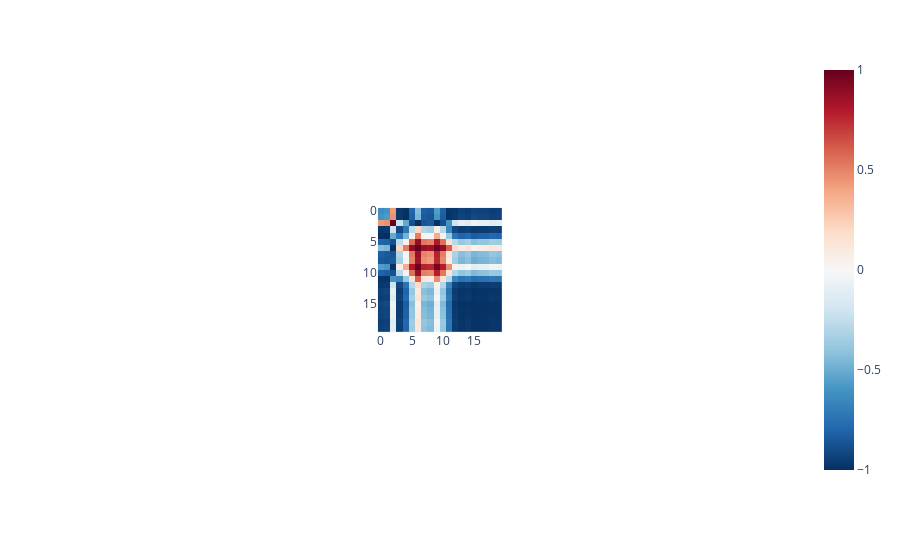
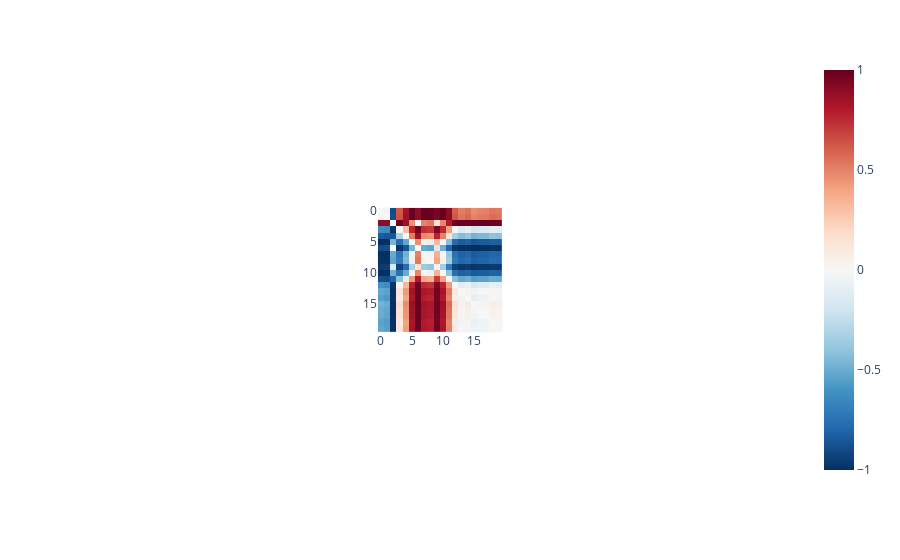
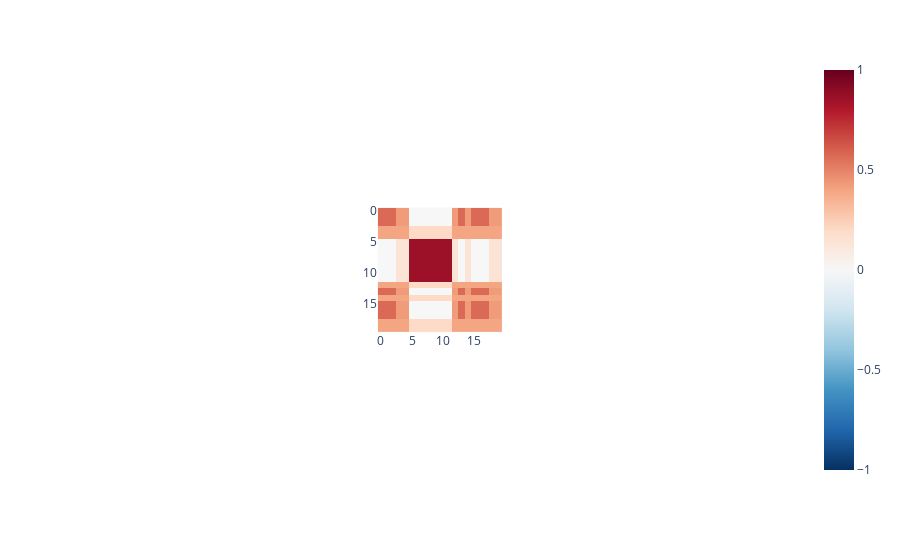

Notebook code cell kept with these figures, in order:
### Code cell
if __name__ == '__main__':
    # demonstração do que é cada canal de uma imagem

    def create_gaf2(dft, quantis):
        # cria uma imagem gaf RGB
        # precisa da df_janela transposta pra funcionar
        gasf = GramianAngularField(method='summation')#, image_size=0.5)
        gadf = GramianAngularField(method='difference')#, image_size=0.5)
        mtf = MarkovTransitionField(n_bins=quantis)#, image_size=0.5)# , 
        gadf = gadf.transform(dft)
        gasf = gasf.transform(dft)
        mtf = mtf.transform(dft)

        # une os 3 metodos em uma unica imagem com 3 canais (RGB) com np.stack
        # depois une as 9(timeframes) matrizes geradas  horizontalmente com np.vstack
        return (np.stack((gasf,gadf, mtf), axis=-1))

    df_janela = cria_janela(99,dfs, lookback)[0]
    img = create_gaf2(df_janela.T, quantis)
    print(img.shape[0], "imagens de dimensão", img.shape[1:3], "com", img.shape[3], "canais (RGB)")

    # representação visual do que cada timeframe vira
    fig = px.imshow(img[0, :, :, :], zmin=-1., zmax=1.)# color_continuous_scale='RdBu_r'
    fig.show()

    fig = px.imshow(img[0, :, :, 0], zmin=-1., zmax=1., color_continuous_scale='RdBu_r')
    fig.show()

    fig = px.imshow(img[0, :, :, 1], zmin=-1., zmax=1., color_continuous_scale='RdBu_r')
    fig.show()

    fig = px.imshow(img[0, :, :, 2], zmin=-1., zmax=1., color_continuous_scale='RdBu_r')
    fig.show()

### Figure 1 — Plotly figure (JSON) as saved in the notebook; plotly's stock layout.template omitted (floating-point values rounded to 4 significant figures; data arrays with more than 128 entries replaced by an {"elided": "..."} marker saying what was removed)
{"data": [{"coloraxis": "coloraxis", "hovertemplate": "x: %{x}<br>y: %{y}<br>color: %{z}<extra></extra>", "name": "0", "type": "heatmap", "xaxis": "x", "yaxis": "y", "z": {"elided": "20x20 float values"}}], "layout": {"autosize": true, "coloraxis": {"cmax": 1, "cmin": -1, "colorscale": [[0, "rgb(5,48,97)"], [0.1, "rgb(33,102,172)"], [0.2, "rgb(67,147,195)"], [0.3, "rgb(146,197,222)"], [0.4, "rgb(209,229,240)"], [0.5, "rgb(247,247,247)"], [0.6, "rgb(253,219,199)"], [0.7, "rgb(244,165,130)"], [0.8, "rgb(214,96,77)"], [0.9, "rgb(178,24,43)"], [1, "rgb(103,0,31)"]]}, "margin": {"t": 60}, "xaxis": {"anchor": "y", "autorange": true, "constrain": "domain", "domain": [0.4137, 0.5863], "range": [-0.5, 19.5], "scaleanchor": "y"}, "yaxis": {"anchor": "x", "autorange": true, "constrain": "domain", "domain": [0, 1], "range": [19.5, -0.5]}}}

### Figure 2 — Plotly figure (JSON) as saved in the notebook; plotly's stock layout.template omitted (floating-point values rounded to 4 significant figures; data arrays with more than 128 entries replaced by an {"elided": "..."} marker saying what was removed)
{"data": [{"coloraxis": "coloraxis", "hovertemplate": "x: %{x}<br>y: %{y}<br>color: %{z}<extra></extra>", "name": "0", "type": "heatmap", "xaxis": "x", "yaxis": "y", "z": {"elided": "20x20 float values"}}], "layout": {"autosize": true, "coloraxis": {"cmax": 1, "cmin": -1, "colorscale": [[0, "rgb(5,48,97)"], [0.1, "rgb(33,102,172)"], [0.2, "rgb(67,147,195)"], [0.3, "rgb(146,197,222)"], [0.4, "rgb(209,229,240)"], [0.5, "rgb(247,247,247)"], [0.6, "rgb(253,219,199)"], [0.7, "rgb(244,165,130)"], [0.8, "rgb(214,96,77)"], [0.9, "rgb(178,24,43)"], [1, "rgb(103,0,31)"]]}, "margin": {"t": 60}, "xaxis": {"anchor": "y", "autorange": true, "constrain": "domain", "domain": [0.4137, 0.5863], "range": [-0.5, 19.5], "scaleanchor": "y"}, "yaxis": {"anchor": "x", "autorange": true, "constrain": "domain", "domain": [0, 1], "range": [19.5, -0.5]}}}

### Figure 3 — Plotly figure (JSON) as saved in the notebook; plotly's stock layout.template omitted (floating-point values rounded to 4 significant figures; data arrays with more than 128 entries replaced by an {"elided": "..."} marker saying what was removed)
{"data": [{"coloraxis": "coloraxis", "hovertemplate": "x: %{x}<br>y: %{y}<br>color: %{z}<extra></extra>", "name": "0", "type": "heatmap", "xaxis": "x", "yaxis": "y", "z": {"elided": "20x20 float values"}}], "layout": {"autosize": true, "coloraxis": {"cmax": 1, "cmin": -1, "colorscale": [[0, "rgb(5,48,97)"], [0.1, "rgb(33,102,172)"], [0.2, "rgb(67,147,195)"], [0.3, "rgb(146,197,222)"], [0.4, "rgb(209,229,240)"], [0.5, "rgb(247,247,247)"], [0.6, "rgb(253,219,199)"], [0.7, "rgb(244,165,130)"], [0.8, "rgb(214,96,77)"], [0.9, "rgb(178,24,43)"], [1, "rgb(103,0,31)"]]}, "margin": {"t": 60}, "xaxis": {"anchor": "y", "autorange": true, "constrain": "domain", "domain": [0.4137, 0.5863], "range": [-0.5, 19.5], "scaleanchor": "y"}, "yaxis": {"anchor": "x", "autorange": true, "constrain": "domain", "domain": [0, 1], "range": [19.5, -0.5]}}}
